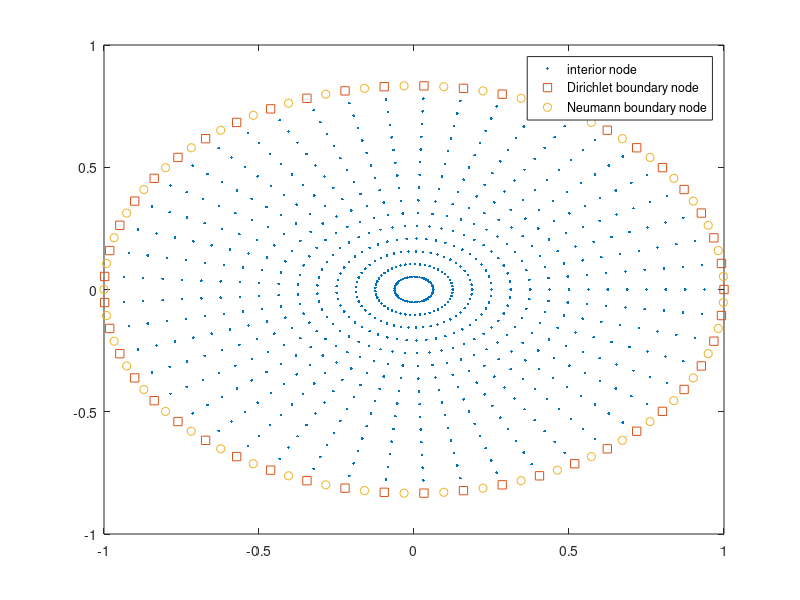
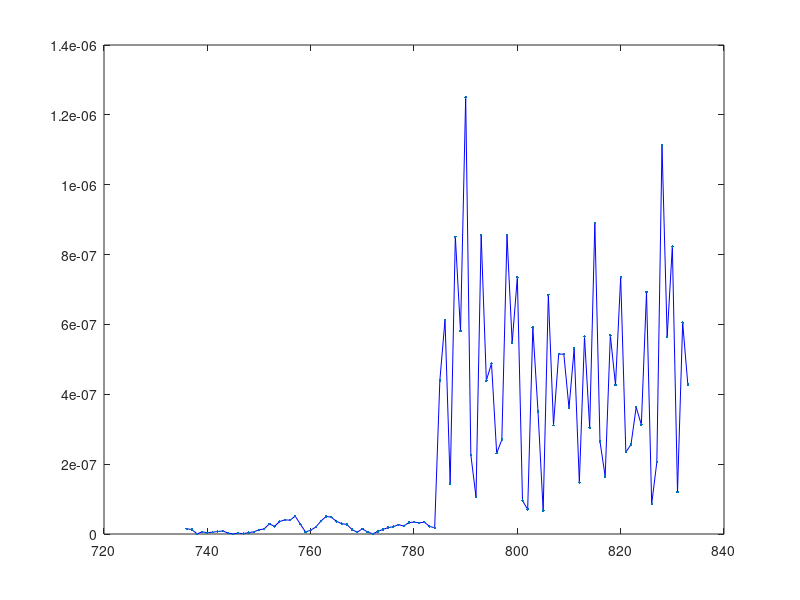

MATLAB code to generate these figures, in order:
%-------------------------------------------------------------
% ellipse_rbf.m: solve the biharmonic problem over an ellipse.
% 
% mod 1: uex=x^3+y^3;
% mod 2: uex=0.5*(x*sin(x)*cosh(y)-x*cos(x)*sinh(y))
% mod 3: uex=(x^2+y^2)/64;
%-------------------------------------------------------------
clear all;

Nc=49;   % # of nodes in theta direction
Nr=16;   % # of nodes in the radial direction

NI=(Nr-1)*Nc;    % # of interior nodes: one in the center
Nd=Nc;     % # of Diri BC nodes on the circle
Nn=Nc;     % # of Neum Bc nodes on the  circle
Nall=NI+Nd+Nn;   % total # of collocation points
NK=9;     % the degree of the basis function r^NK
MODEL=3;    % indicator which model 

dc=2*pi/Nc;   
Ra=1; Rb=0.8333;    %semi-major, semi-minor of the ellipse
dra=Ra/Nr; drb=Rb/Nr;

% generate the nodes: 1) inner; 2) Diri BC; 3) Neum BC
for j=1:Nc
    for i=1:Nr-1
        % uniform grid
        ra=i*dra;  rb=i*drb;
        theta=(j-1)*dc;
        ij=(j-1)*(Nr-1)+i;
        XX(ij)=ra*cos(theta);  YY(ij)=rb*sin(theta);
        XC(ij)=XX(ij);  YC(ij)=YY(ij);
     end
end

% Diri BC
for j=1:Nd
    theta=(j-1)*dc;
    ij=NI+j;
    XX(ij)=Ra*cos(theta); YY(ij)=Rb*sin(theta);
    XC(ij)=XX(ij);   YC(ij)=YY(ij);
 end


% Neum BC
for j=1:Nn
    theta=(j-1)*dc+0.5*dc;  % nodes between Diri BC nodes
    ij=NI+Nd+j;
    XX(ij)=Ra*cos(theta); YY(ij)=Rb*sin(theta);
    XC(ij)=XX(ij); YC(ij)=YY(ij);
end

% form the coeff. matrix and HRS
for i=1:NI       % inner nodes
    rhs(i)=0;
  for j=1:Nall
      dist=sqrt((XX(i)-XC(j))^2+(YY(i)-YC(j))^2);
     matA(i,j)=(NK*(NK-2))^2*dist^(NK-4);
 end
end

for i=1:Nd      % Diri BC nodes
    ii=NI+i;
    if MODEL==1
      % mod 1
      rhs(ii)=XX(ii)^3+YY(ii)^3;
    elseif MODEL==3
      rhs(ii)=-(XX(ii)^2+YY(ii)^2)^2/64;
    elseif MODEL==2
      % mod 2
      rhs(ii)=0.5*XX(ii)*(sin(XX(ii))*cosh(YY(ii)) ...
                         -cos(XX(ii))*sinh(YY(ii)));
    end
   for j=1:Nall
      dist=sqrt((XX(ii)-XC(j))^2+(YY(ii)-YC(j))^2);
     matA(ii,j)=dist^NK;
   end
end 


for i=1:Nn      % Neum BC nodes
    ii=NI+Nd+i;
    theta=(i-1)*dc+0.5*dc;
    dxdt=-Ra*sin(theta); dydt=Rb*cos(theta);
    % find the normal at this boundary node
    if abs(theta) < eps 
        cosc=1; sinc=0;
    elseif abs(theta-pi) < eps
        cosc=-1; sinc=0;
    else
        psi=atan(dydt/dxdt);
        cosc=sin(psi); sinc=cos(psi);
    end
    
    if MODEL==1
      % mod 1
      rhs(ii)=3*XX(ii)^2*cosc+3*YY(ii)^2*sinc;  % du/dn
    elseif MODEL==3
      xi=XX(ii); yi=YY(ii);
      t1=2*(xi^2+yi^2)/64*2*xi;
      t2=2*(xi^2+yi^2)/64*2*yi;
      rhs(ii)=-(t1*cosc+t2*sinc);
    elseif MODEL==2
      % mod 2
      xi=XX(ii); yi=YY(ii);
      c1=cosh(yi); s1=sinh(yi);
      t1=(xi*cos(xi)+sin(xi))*c1-(cos(xi)-xi*sin(xi))*s1;
      t2=xi*sin(xi)*s1-xi*cos(xi)*c1;
      rhs(ii)=0.5*(t1*cosc+t2*sinc);
    end
  for j=1:Nall
      dist=sqrt((XX(ii)-XC(j))^2+(YY(ii)-YC(j))^2);
      phix=NK*dist^(NK-2)*(XX(ii)-XC(j));
      phiy=NK*dist^(NK-2)*(YY(ii)-YC(j));
     matA(ii,j)=phix*cosc+phiy*sinc;
 end
end 

% solve the linear system
u=matA\rhs';

plot(XX(1:NI),YY(1:NI),'.',...    % interior node
   XX(NI+1:NI+Nd),YY(NI+1:NI+Nd),'s',...   % Diri node
   XX(NI+Nd+1:NI+Nd+Nn),YY(NI+Nd+1:NI+Nd+Nn),'o'); %Neum node
legend('interior node','Dirichlet boundary node',...
       'Neumann boundary node');

fid=fopen('V1.doc','w');   % save the results
% get the numerical solution and compare with the exact one
%for i=NI+1:Nall   % model 3: only compare boundary errors
for i=1:Nall
    if MODEL==1
      % mod 1
      uex(i)=XX(i)^3+YY(i)^3;     % exact solution
    elseif MODEL==3
       uex(i)=-(XX(i)^2+YY(i)^2)^2/64;     
    elseif MODEL==2
      % mod 2
      uex(i)=0.5*XX(i)*(sin(XX(i))*cosh(YY(i))...
                       -cos(XX(i))*sinh(YY(i)));
    end
    uapp(i)=0;
    for j=1:Nall
        dist=sqrt((XX(i)-XC(j))^2+(YY(i)-YC(j))^2);
        uapp(i)=uapp(i)+u(j)*dist^NK;
    end
    err(i)=abs(uex(i)-uapp(i));
    if abs(uex(i)) > 1e-6
        Rerr(i)=err(i)/abs(uex(i));   % relative error
    else
        Rerr(i)=0;
    end
    fprintf(fid, '%9.4f %9.4f %10.6e %10.6e %10.6e %10.6e\n', ...
        XX(i),YY(i),uapp(i),uex(i),err(i),Rerr(i));
end
disp('Nall=, max err, Relative err='), ...
      Nall, max(err), max(Rerr),
% plot only the errors on the boundaries
figure(2),
plot(NI+1:Nall,err(NI+1:Nall),'b-', ...
     NI+1:Nall,err(NI+1:Nall),'.');   
status=fclose(fid);
